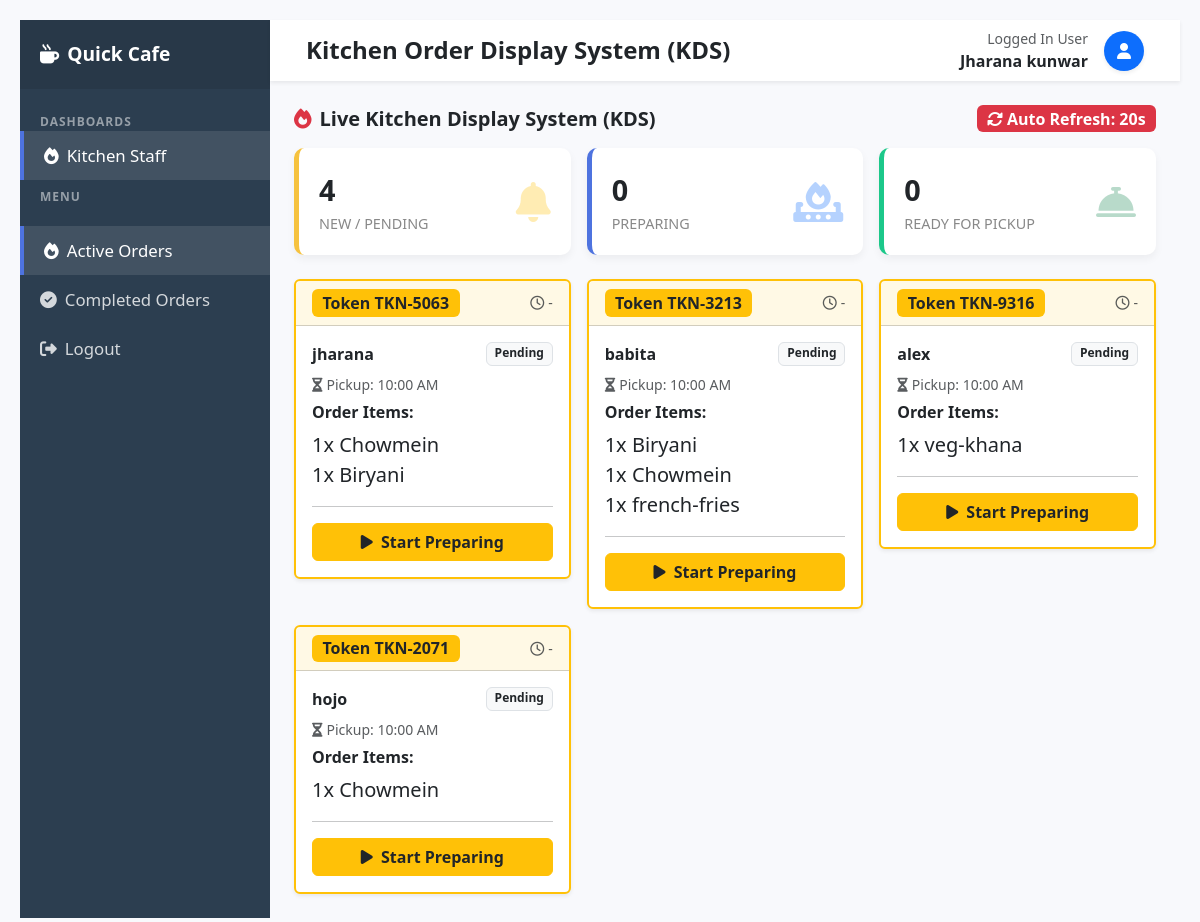
The app's page /staff (signed in) with its own data.
### run.py (models this page shows)
class User(db.Model):
    __tablename__ = 'user'
    user_id = db.Column(db.Integer, primary_key=True)
    name = db.Column(db.String(100), nullable=False)
    password = db.Column(db.String(255), nullable=False)
    email = db.Column(db.String(30), nullable=False, unique=True)
    role_id = db.Column(db.Integer, db.ForeignKey('role.role_id'), nullable=False)
    is_deleted = db.Column(db.Boolean, default=False, nullable=False)

class Digital_token(db.Model):
    __tablename__ = 'digital_token'
    token_id = db.Column(db.Integer, primary_key=True)
    token_number = db.Column(db.String(50), nullable=False)
    name = db.Column(db.String(100), nullable=False)
    price = db.Column(db.Float, nullable=False)
    quantity = db.Column(db.Integer, nullable=False, default=1)
    is_available = db.Column(db.Boolean, default=True, nullable=False)
    item_id = db.Column(db.Integer, db.ForeignKey('menu.item_id'), nullable=False)
    order_id = db.Column(db.Integer, db.ForeignKey('order.order_id'), nullable=False)
    is_deleted = db.Column(db.Boolean, default=False, nullable=False)
    kitchen_status = db.Column(db.String(20), nullable=False, default='Pending', server_default='Pending')
    created_at = db.Column(db.DateTime, default=datetime.now)

class Order(db.Model):
    __tablename__ = 'order'
    order_id = db.Column(db.Integer, primary_key=True)
    name = db.Column(db.String(100), nullable=False)
    total_amount = db.Column(db.Float, nullable=False)
    pickup_slot = db.Column(db.String(10), nullable=False)
    order_status = db.Column(db.Boolean, nullable=False)
    item_id = db.Column(db.Integer, db.ForeignKey('menu.item_id'), nullable=False)
    is_deleted = db.Column(db.Boolean, default=False, nullable=False)

### run.py (the view)
@app.route('/staff', endpoint='staff')
@role_required('staff')
def staff_page():
    view = 'completed' if request.args.get('view') == 'completed' else 'active'
    if view == 'completed':
        orders = kitchen_groups(['Completed'], newest_first=True, row_limit=200)[:20]
    else:
        orders = kitchen_groups(['Pending', 'Preparing', 'Ready'])
    counts = {k: 0 for k in ('Pending', 'Preparing', 'Ready')}
    if view == 'active':
        for g in orders:
            counts[g['status']] += 1
    return render_template('staff.html', staff_user=current_user(),
                           view=view, orders=orders, counts=counts)

### run.py (called while the page is built, shortened)
def current_user():
    uid = session.get('user_id')
    if not uid:
        return None
    user = db.session.get(User, uid)
    return None if (not user or user.is_deleted) else user

def role_group(user):
    role = db.session.get(Role, user.role_id) if user else None
    return ROLE_HOME.get(role.name.lower()) if role else None

def role_required(*allowed):
    def decorator(f):
        @wraps(f)
        def wrapper(*args, **kwargs):
            user = current_user()
            if not user or role_group(user) not in set(allowed) | {'admin'}:
                return deny_and_ask_login(' / '.join(allowed))
            return f(*args, **kwargs)
        return wrapper
    return decorator

def time_ago(dt):
    if not dt:
        return '-'

### templates/staff.html (shortened to what this page needs)
<!DOCTYPE html>
<html lang="en">
<head>
    <link href="https://cdn.jsdelivr.net/npm/bootstrap@5.3.0/dist/css/bootstrap.min.css" rel="stylesheet">
    <link href="https://cdnjs.cloudflare.com/ajax/libs/font-awesome/6.4.0/css/all.min.css" rel="stylesheet">
    <link href="{{ url_for('static', filename='css/style.css') }}" rel="stylesheet">
</head>
<body>
<div class="d-flex">
    <nav id="sidebar">
        <div class="sidebar-header d-flex align-items-center justify-content-between">
            <span><i class="fa-solid fa-mug-hot me-2"></i>Quick Cafe</span>
        </div>
        <div class="nav-label mt-3">DASHBOARDS</div>
        <ul class="list-unstyled mb-0">
            <li class="active"><a href="{{ url_for('staff') }}"><i class="fa-solid fa-fire me-2"></i>Kitchen Staff</a></li>
        </ul>
        <div class="nav-label">MENU</div>
        <ul class="list-unstyled components">
            <li {% if view == 'active' %}class="active"{% endif %}><a href="{{ url_for('staff') }}"><i class="fa-solid fa-fire me-2"></i>Active Orders</a></li>
            <li {% if view == 'completed' %}class="active"{% endif %}><a href="{{ url_for('staff', view='completed') }}"><i class="fa-solid fa-circle-check me-2"></i>Completed Orders</a></li>
            <li><a href="{{ url_for('logout') }}"><i class="fa-solid fa-right-from-bracket me-2"></i>Logout</a></li>
        </ul>
    </nav>
    <div id="content" class="w-100">
        <nav class="navbar navbar-expand-lg navbar-light bg-white shadow-sm px-4">
            <div class="container-fluid">
                <h4 class="mb-0 fw-bold text-dark">Kitchen Order Display System (KDS)</h4>
                <div class="d-flex align-items-center">
                    <div class="me-3 text-end">
                        <small class="text-muted d-block">Logged In User</small>
                        <span class="fw-bold">{{ staff_user.name }}</span>
                    </div>
                    <div class="avatar bg-primary text-white rounded-circle d-flex align-items-center justify-content-center shadow-sm" style="width:40px;height:40px;">
                        <i class="fa-solid fa-user"></i>
                    </div>
                </div>
            </div>
        </nav>
        <div class="container-fluid p-4">
            {% if view == 'active' %}
            <div class="d-flex justify-content-between align-items-center mb-3">
                <h5 class="fw-bold mb-0 text-dark"><i class="fa-solid fa-fire text-danger me-2"></i>Live Kitchen Display System (KDS)</h5>
                <span class="badge bg-danger fs-6"><i class="fa-solid fa-rotate me-1"></i>Auto Refresh: 20s</span>
            </div>
            <div class="row g-3 mb-4">
                <div class="col-md-4"><div class="card-counter warning d-flex justify-content-between align-items-center"><div><span class="count-numbers">{{ counts['Pending'] }}</span><span class="count-name">New / Pending</span></div><i class="fa-solid fa-bell text-warning"></i></div></div>
                <div class="col-md-4"><div class="card-counter primary d-flex justify-content-between align-items-center"><div><span class="count-numbers">{{ counts['Preparing'] }}</span><span class="count-name">Preparing</span></div><i class="fa-solid fa-fire-burner text-primary"></i></div></div>
                <div class="col-md-4"><div class="card-counter success d-flex justify-content-between align-items-center"><div><span class="count-numbers">{{ counts['Ready'] }}</span><span class="count-name">Ready for Pickup</span></div><i class="fa-solid fa-bell-concierge text-success"></i></div></div>
            </div>
            {% else %}
            <h5 class="fw-bold mb-3 text-dark"><i class="fa-solid fa-circle-check text-success me-2"></i>Completed Orders <small class="text-muted fw-normal">(latest 20)</small></h5>
            {% endif %}
            <div class="row g-3">
                {% for g in orders %}
                {% set color = {'Pending':'warning','Preparing':'primary','Ready':'success','Completed':'secondary'}[g.status] %}
                <div class="col-md-6 col-xl-4">
                    <div class="card border-{{ color }} border-{{ 1 if g.status == 'Completed' else 2 }} shadow-sm {{ 'opacity-75' if g.status == 'Completed' else '' }}">
                        <div class="card-header bg-{{ color }} bg-opacity-10 d-flex justify-content-between align-items-center">
                            <span class="badge bg-{{ color }} {{ 'text-dark' if g.status == 'Pending' else '' }} fs-6">Token {{ g.number }}</span>
                            <small class="text-muted"><i class="fa-regular fa-clock me-1"></i>{{ g.age }}</small>
                        </div>
                        <div class="card-body">
                            <div class="d-flex justify-content-between mb-2">
                                <span class="fw-bold">{{ g.customer }}</span>
                                <span class="badge bg-light text-dark border">{{ g.status }}</span>
                            </div>
                            <div class="small text-muted mb-2"><i class="fa-solid fa-hourglass-half me-1"></i>Pickup: {{ g.pickup }}</div>
                            <h6 class="card-title fw-bold">Order Items:</h6>
                            <ul class="list-unstyled {{ 'text-decoration-line-through' if g.status == 'Completed' else '' }}">
                                {% for t in g.lines %}<li class="{{ '' if g.status == 'Completed' else 'fs-5' }}">{{ t.quantity }}x {{ t.name }}</li>{% endfor %}
                            </ul>
                            <hr>
                            {% if g.next %}
                            <form method="post" action="{{ url_for('staff_update_status', token_number=g.number) }}">
                                <button class="btn btn-{{ color }} w-100 fw-bold {{ 'text-dark' if g.status == 'Pending' else '' }}">
                                    {% if g.status == 'Pending' %}<i class="fa-solid fa-play me-1"></i>
                                    {% elif g.status == 'Preparing' %}<i class="fa-solid fa-spinner fa-spin me-1"></i>
                                    {% else %}<i class="fa-solid fa-check-circle me-1"></i>{% endif %}
                                    {{ g.next[1] }}
                                </button>
                            </form>
                            {% else %}
                            <button class="btn btn-secondary w-100" disabled>Handed Over / Closed</button>
                            {% endif %}
                        </div>
                    </div>
                </div>
                {% else %}
                <div class="col-12"><div class="text-center text-muted py-5">
                    <i class="fa-solid fa-mug-hot fa-2x mb-2"></i><div>{{ 'No active orders right now.' if view == 'active' else 'No completed orders yet.' }}</div>
                </div></div>
                {% endfor %}
            </div>
        </div>
    </div>
</div>
</body>
</html>

### static/css/style.css (style rules this page uses)
body { padding: 10px; margin: 10px; background-color: rgb(244, 244, 237); }
:root { --primary-color:#4e73df;--secondary-color:#858796;--success-color:#1cc88a;--info-color:#36b9cc;--warning-color:#f6c23e;--danger-color:#e74a3b;--dark-bg:#2c3e50 }
body { font-family:'Segoe UI',Tahoma,Geneva,Verdana,sans-serif;background-color:#f8f9fc;overflow-x:hidden }
#sidebar { min-width:250px;max-width:250px;background:var(--dark-bg);color:#fff;transition:all .3s;min-height:100vh }
#sidebar .sidebar-header { padding:20px;background:rgba(0,0,0,.1);font-weight:bold;font-size:1.2rem }
#sidebar ul.components { padding:20px 0 }
#sidebar ul li a { padding:12px 20px;font-size:1.05rem;display:block;color:rgba(255,255,255,.8);text-decoration:none;transition:.2s }
#sidebar ul li a:hover,#sidebar ul li.active>a { color:#fff;background:rgba(255,255,255,.1);border-left:4px solid var(--primary-color) }
#sidebar .nav-label { padding:8px 20px 0;font-size:.75rem;font-weight:bold;color:rgba(255,255,255,.5);letter-spacing:1px }
.card-counter { box-shadow:0 4px 8px 0 rgba(0,0,0,.05);padding:20px;background-color:#fff;border-radius:10px;border-left:5px solid;transition:transform .2s }
.card-counter.primary { border-left-color:var(--primary-color) }
.card-counter.success { border-left-color:var(--success-color) }
.card-counter.warning { border-left-color:var(--warning-color) }
.card-counter i { font-size:2.5em;opacity:.3 }
.card-counter .count-numbers { font-size:1.8em;font-weight:bold;display:block }
.card-counter .count-name { font-size:.9em;color:#888;text-transform:uppercase }

### records on screen
User: name "Jharana kunwar"
Digital_token: number "TKN-5063", age "-", customer "jharana", status "Pending", pickup "10:00 AM", quantity "1", name "Chowmein", next "Start Preparing"
Digital_token: quantity "1", name "Biryani"
Digital_token: number "TKN-3213", age "-", customer "babita", status "Pending", pickup "10:00 AM", quantity "1", name "Biryani", next "Start Preparing"
Digital_token: quantity "1", name "Chowmein"
Digital_token: quantity "1", name "french-fries"
Digital_token: number "TKN-9316", age "-", customer "alex", status "Pending", pickup "10:00 AM", quantity "1", name "veg-khana", next "Start Preparing"
Digital_token: number "TKN-2071", age "-", customer "hojo", status "Pending", pickup "10:00 AM", quantity "1", name "Chowmein", next "Start Preparing"

### other values on screen
{{ counts['Pending'] }} "4"
{{ counts['Preparing'] }} "0"
{{ counts['Ready'] }} "0"
